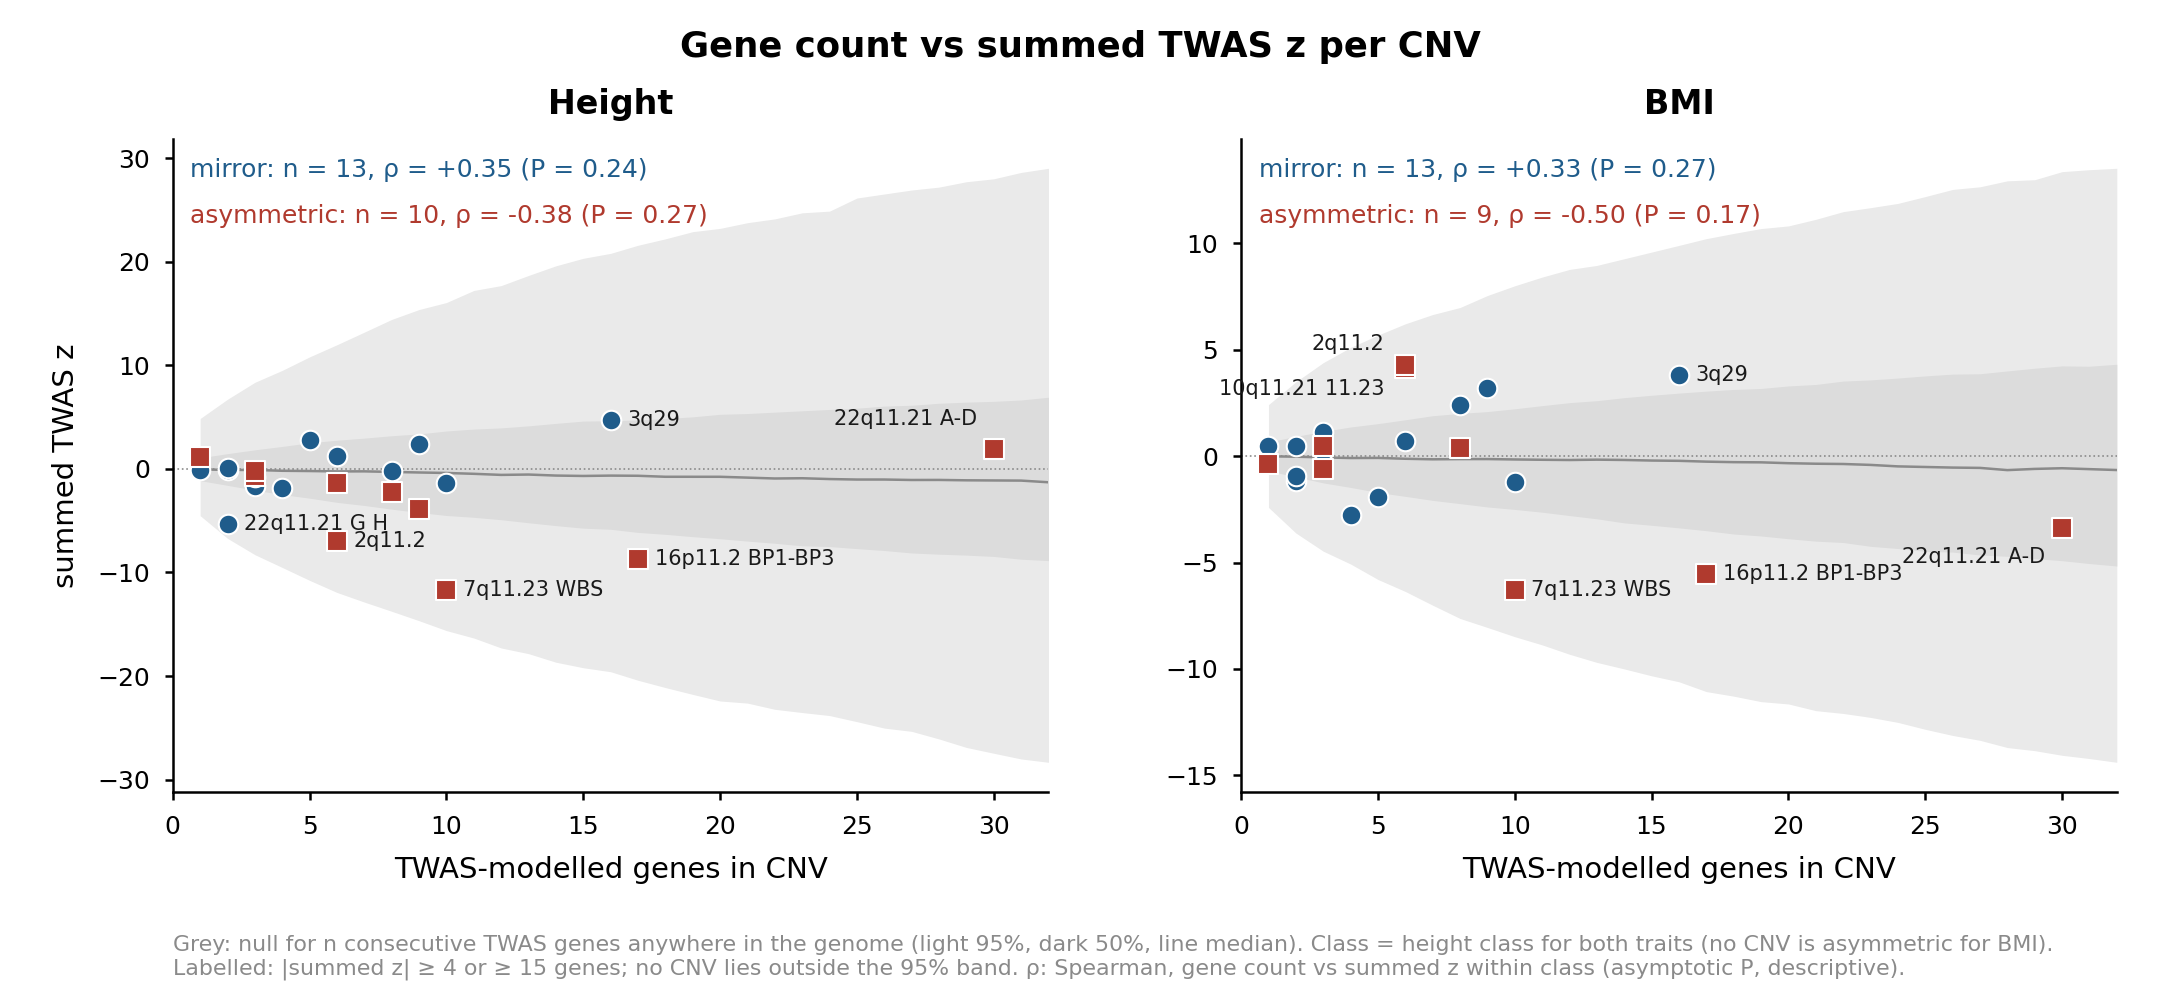

Write Python code to recreate this figure.
# Number of TWAS-modelled genes vs summed TWAS z per CNV, height and BMI, mirror vs asymmetric (MS 2026-11-06).
# Points: primary non-overlapping CNV set (height: twas_dosage_panel_nonoverlap.csv, n = 23; BMI: twas_dosage_bmi.csv, n = 22,
# no 7q11.23 distal). Gene count = contiguous run of TWAS30 genes spanning the CNV; z = mean over TWAS30 panels (as panel A).
# Class = HEIGHT class for both traits (BMI has no asymmetric class of its own; every CNV is mirror for BMI).
# Grey band: null for a window of n consecutive TWAS genes anywhere in the genome (all N circular windows; 2.5-97.5% and 25-75%).
# Outputs: fig_genecount_vs_summed_z.{png,pdf}, genecount_vs_summed_z_points.csv, genecount_vs_summed_z_stats.csv
import os, numpy as np, pandas as pd, matplotlib
from scipy import stats
matplotlib.use("Agg"); import matplotlib.pyplot as plt
HERE = os.path.dirname(os.path.abspath(__file__)); CONC = os.path.dirname(HERE)
chrnum = lambda c: int(str(c).replace("chr", "").replace("X", "23"))
h = pd.read_csv(CONC + "/twas_dosage_panel_nonoverlap.csv").rename(columns={"summed_twas_z": "z"})
b = pd.read_csv(CONC + "/twas_dosage_bmi.csv").rename(columns={"summed_bmi_twas_z": "z"}).merge(h[["CNV_ID", "cls"]], on="CNV_ID")
D = {"Height": h, "BMI": b}; NMAX = 32; band, pts, rows = {}, [], []
for tr, d in D.items():
    tw = pd.read_csv(CONC + f"/twas30/{tr.lower()}.txt", sep=r"\s+")
    g = tw.groupby("GENE").agg(z=("TWAS.Z", "mean"), chr=("CHR", "first"), pos=("TxS", "first")).reset_index()
    g["c"] = g["chr"].map(chrnum); z = g.sort_values(["c", "pos"]).z.values; N = len(z)
    cs = np.concatenate([[0], np.cumsum(np.concatenate([z, z]))]); ns = np.arange(1, NMAX + 1)
    Q = np.array([np.percentile(cs[np.arange(N) + n] - cs[np.arange(N)], [2.5, 25, 50, 75, 97.5]) for n in ns]); band[tr] = (ns, Q)
    lo, hi = Q[d.n_genes_twas.values - 1, 0], Q[d.n_genes_twas.values - 1, 4]
    d = d.assign(trait=tr, outside_95=(d.z < lo) | (d.z > hi)); pts.append(d[["trait", "CNV_ID", "cls", "n_genes_twas", "z", "outside_95"]])
    for grp in ["mirror", "asymmetric"]:
        s = d[d.cls == grp]; r, p = stats.spearmanr(s.n_genes_twas, s.z)
        rows.append(dict(trait=tr, cls=grp, n_cnv=len(s), median_genes=s.n_genes_twas.median(), spearman_rho_genes_vs_z=r, p_asymptotic=p,
                         n_outside_null_95=int(s.outside_95.sum()), n_below_null_95=int((s.z < lo[d.cls == grp]).sum())))
P = pd.concat(pts); P.to_csv(HERE + "/genecount_vs_summed_z_points.csv", index=False)
R = pd.DataFrame(rows); R.to_csv(HERE + "/genecount_vs_summed_z_stats.csv", index=False); print(R.round(3).to_string(index=False))

INK = '#1a1a1a'; GREY = '#8a8a8a'; LIGHT = '#dcdcdc'; RED = '#b03a2e'; BLUE = '#1f5c8b'
plt.rcParams.update({"font.family": "DejaVu Sans", "axes.linewidth": .6, "xtick.major.width": .6, "ytick.major.width": .6})
fig, axs = plt.subplots(1, 2, figsize=(7.2, 3.3), gridspec_kw=dict(wspace=.22)); fig.subplots_adjust(left=.08, right=.98, top=.86, bottom=.2)
for ax, (tr, d) in zip(axs, D.items()):
    ns, Q = band[tr]
    ax.fill_between(ns, Q[:, 0], Q[:, 4], color=LIGHT, alpha=.6, lw=0, zorder=1); ax.fill_between(ns, Q[:, 1], Q[:, 3], color=LIGHT, lw=0, zorder=1)
    ax.plot(ns, Q[:, 2], color=GREY, lw=.6, zorder=2); ax.axhline(0, color=GREY, lw=.4, ls=":", zorder=1)
    p = P[P.trait == tr]
    for grp, c, mk in [("mirror", BLUE, "o"), ("asymmetric", RED, "s")]:
        s = p[p.cls == grp]; ax.scatter(s.n_genes_twas, s.z, s=22, color=c, marker=mk, edgecolor="white", lw=.5, zorder=4, label=grp)
        st = R[(R.trait == tr) & (R.cls == grp)].iloc[0]
        ax.text(.02, .97 - .07 * (grp == "asymmetric"), f"{grp}: n = {st.n_cnv}, ρ = {st.spearman_rho_genes_vs_z:+.2f} (P = {st.p_asymptotic:.2g})",
                transform=ax.transAxes, size=6, color=c, va="top")
    for _, r in p[(p.z.abs() >= 4) | (p.n_genes_twas >= 15)].iterrows():
        off = {("BMI", "2q11.2"): (-5, 5), ("BMI", "10q11.21_11.23"): (-5, -5), ("Height", "22q11.21_A-D"): (-4, 7), ("BMI", "22q11.21_A-D"): (-4, -7)}.get((tr, r.CNV_ID), (4, 0))
        ax.annotate(r.CNV_ID.replace("_", " "), (r.n_genes_twas, r.z), xytext=off, textcoords="offset points", size=5, color=INK, va="center",
                    ha="right" if off[0] < 0 else "left")
    ax.set_xlim(0, NMAX); ax.set_title(tr, size=8, weight="bold"); ax.set_xlabel("TWAS-modelled genes in CNV", size=7)
    ax.tick_params(labelsize=6, length=2); ax.spines[["top", "right"]].set_visible(False)
axs[0].set_ylabel("summed TWAS z", size=7)
fig.suptitle("Gene count vs summed TWAS z per CNV", size=8.5, weight="bold", y=.97)
fig.text(.08, .01, "Grey: null for n consecutive TWAS genes anywhere in the genome (light 95%, dark 50%, line median). Class = height class for both traits "
         "(no CNV is asymmetric for BMI).\nLabelled: |summed z| ≥ 4 or ≥ 15 genes; no CNV lies outside the 95% band. ρ: Spearman, gene count vs summed z within class (asymptotic P, descriptive).",
         size=5.3, color=GREY, va="bottom")
fig.savefig(HERE + "/fig_genecount_vs_summed_z.png", dpi=300); fig.savefig(HERE + "/fig_genecount_vs_summed_z.pdf")
print(P[P.outside_95].to_string(index=False))
